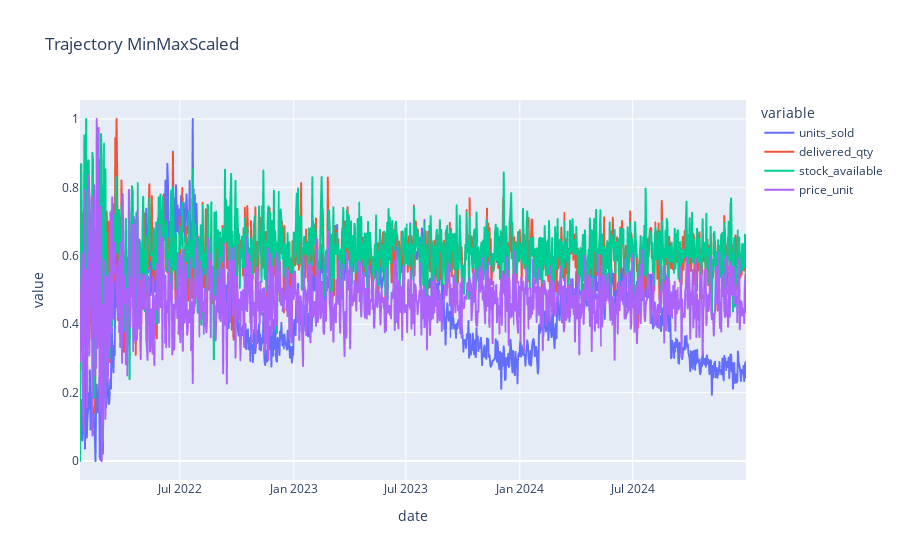

This figure's notebook cell:
### Code cell
fig = px.line(data_frame=norm_df, 
              y=["units_sold", "delivered_qty", "stock_available", "price_unit"], 
              title="Trajectory MinMaxScaled")
fig.show()

### Figure 1 — Plotly figure (JSON) as saved in the notebook; plotly's stock layout.template omitted (floating-point values rounded to 4 significant figures; data arrays with more than 128 entries replaced by an {"elided": "..."} marker saying what was removed)
{"data": [{"hovertemplate": "variable=units_sold<br>date=%{x}<br>value=%{y}<extra></extra>", "legendgroup": "units_sold", "line": {"color": "#636efa", "dash": "solid"}, "marker": {"symbol": "circle"}, "mode": "lines", "name": "units_sold", "showlegend": true, "type": "scattergl", "x": {"elided": "1076 str values"}, "xaxis": "x", "y": {"elided": "1076 float values"}, "yaxis": "y"}, {"hovertemplate": "variable=delivered_qty<br>date=%{x}<br>value=%{y}<extra></extra>", "legendgroup": "delivered_qty", "line": {"color": "#EF553B", "dash": "solid"}, "marker": {"symbol": "circle"}, "mode": "lines", "name": "delivered_qty", "showlegend": true, "type": "scattergl", "x": {"elided": "1076 str values"}, "xaxis": "x", "y": {"elided": "1076 float values"}, "yaxis": "y"}, {"hovertemplate": "variable=stock_available<br>date=%{x}<br>value=%{y}<extra></extra>", "legendgroup": "stock_available", "line": {"color": "#00cc96", "dash": "solid"}, "marker": {"symbol": "circle"}, "mode": "lines", "name": "stock_available", "showlegend": true, "type": "scattergl", "x": {"elided": "1076 str values"}, "xaxis": "x", "y": {"elided": "1076 float values"}, "yaxis": "y"}, {"hovertemplate": "variable=price_unit<br>date=%{x}<br>value=%{y}<extra></extra>", "legendgroup": "price_unit", "line": {"color": "#ab63fa", "dash": "solid"}, "marker": {"symbol": "circle"}, "mode": "lines", "name": "price_unit", "showlegend": true, "type": "scattergl", "x": {"elided": "1076 str values"}, "xaxis": "x", "y": {"elided": "1076 float values"}, "yaxis": "y"}], "layout": {"legend": {"title": {"text": "variable"}, "tracegroupgap": 0}, "title": {"text": "Trajectory MinMaxScaled"}, "xaxis": {"anchor": "y", "domain": [0, 1], "title": {"text": "date"}}, "yaxis": {"anchor": "x", "domain": [0, 1], "title": {"text": "value"}}}}
